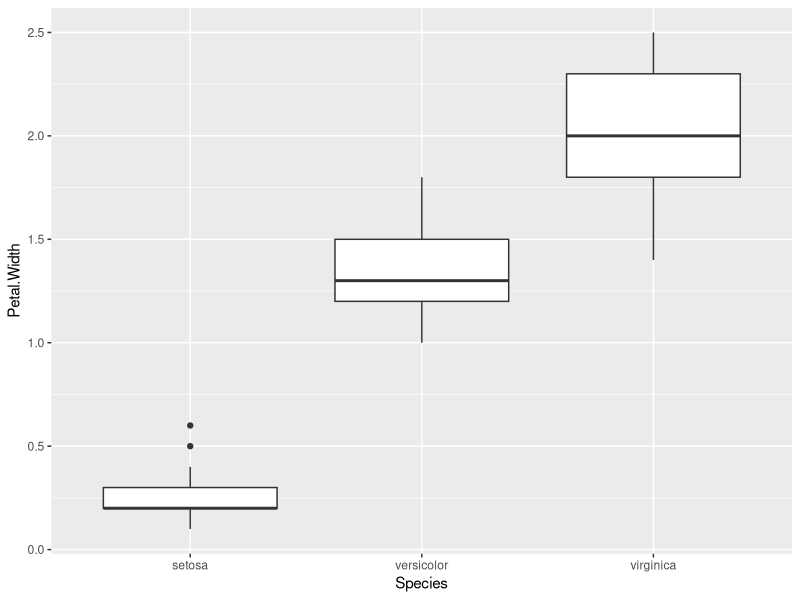
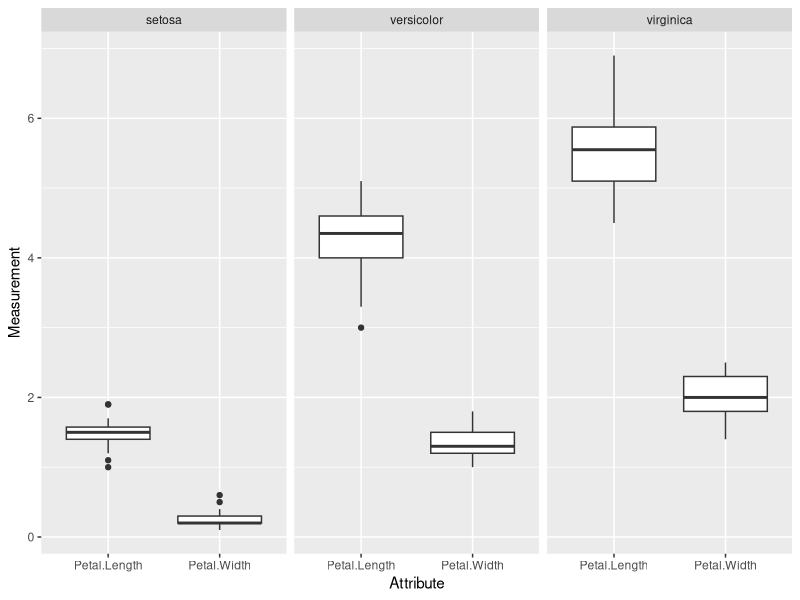
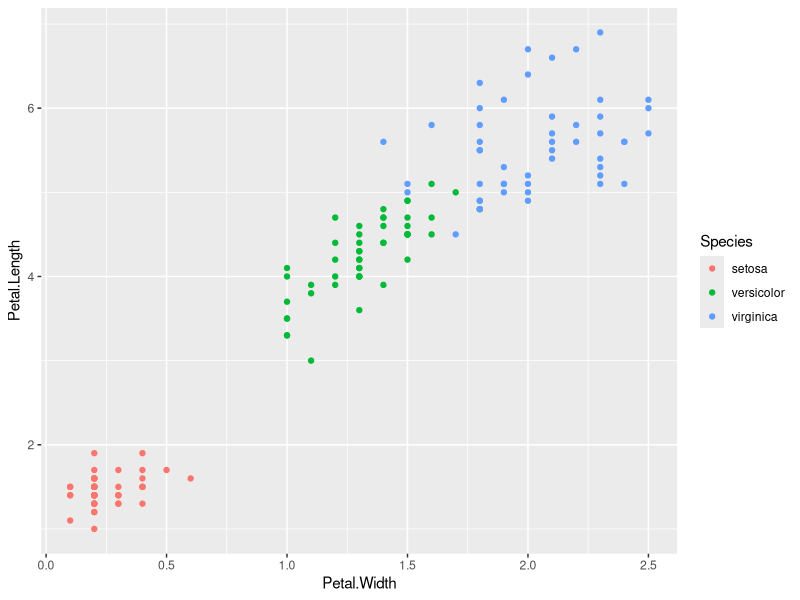
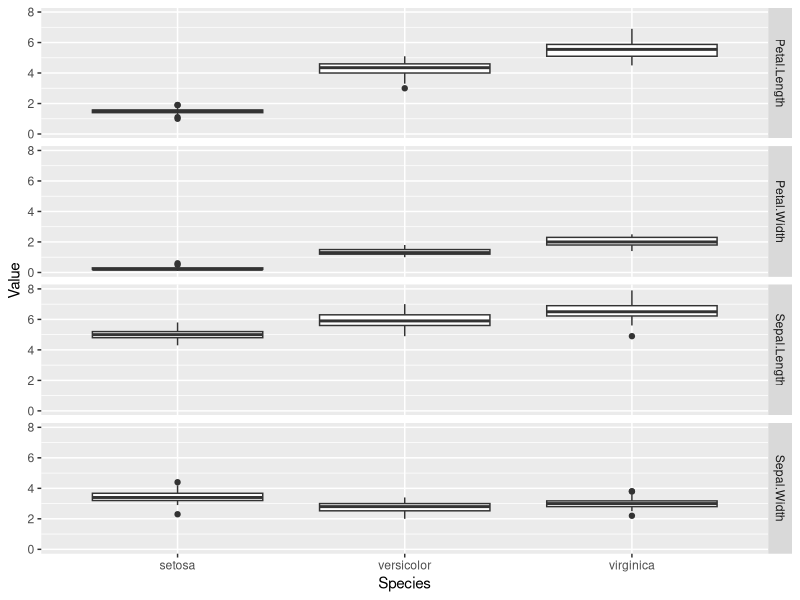
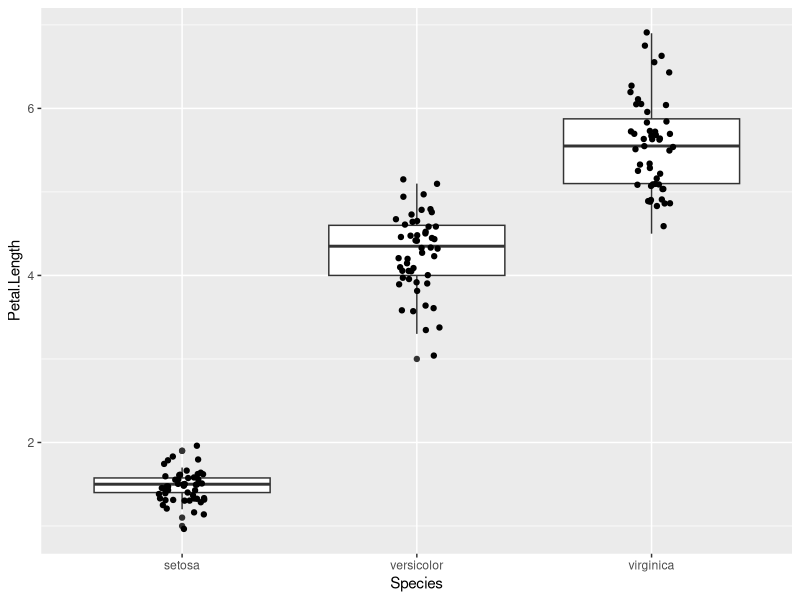
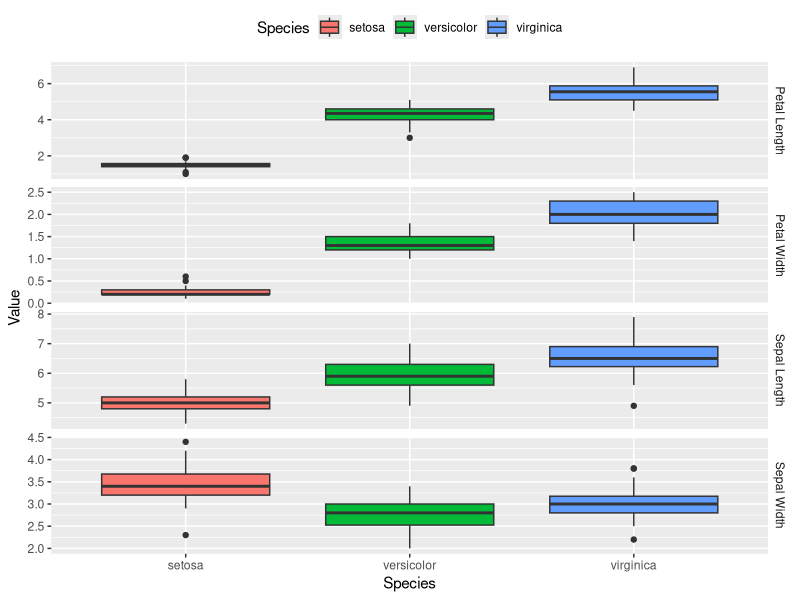
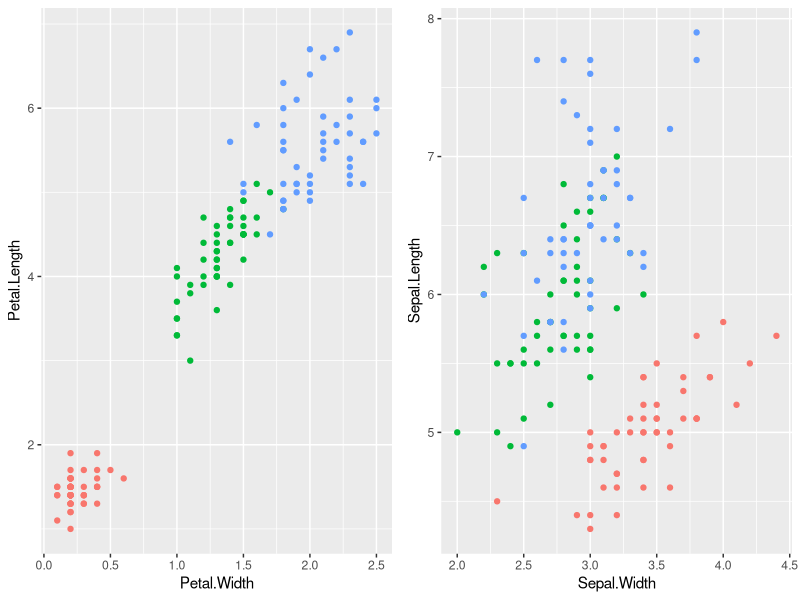
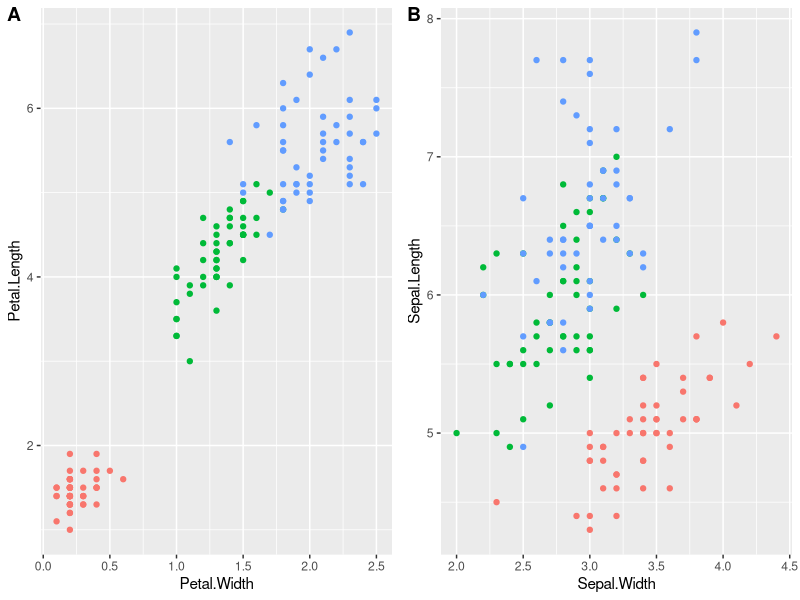

The R source for these figures, in order:
library(magrittr)
library(dplyr)

data(iris)
iris %>% summary

tibble(iris)

#picking a column
iris %>% tibble %>% select(Petal.Width) %>% head(5)

#picking several columns
iris %>% tibble %>% select(Species, Petal.Width) %>% head(5)

iris %>% tibble %>% select(starts_with("Petal")) %>% head(5)

#add value to dataframe
iris %>% tibble %>% mutate(Petal.WL = Petal.Width + Petal.Length) %>%
  select(Species, Petal.WL) %>% head(5)

#add more columns
iris %>% tibble %>% 
  mutate (Petal.WL = Petal.Width + Petal.Length,
          Sepal.WL = Sepal.Width + Sepal.Length) %>% 
  select(Species,Petal.WL, Sepal.WL) %>%
  head(5)

#reorder dataframe
iris %>% tibble %>% arrange(desc(Sepal.Length)) %>% head(5)


#iris with sepal length greater than 5
iris %>% tibble %>%
  filter(Sepal.Length > 5 & Species == "setosa") %>%
  select(Species, Sepal.Length) %>%
  head(5)

#group by species 
iris %>% tibble %>% group_by(Species) %>% 
  summarise(Mean.Petal.Length = mean(Petal.Length))

#number of observations

iris %>% group_by(Species) %>% 
  summarise(observations = n())

#boxplot
library(ggplot2)

iris %>% select(Species, Petal.Width) %>%
  qplot(Species, Petal.Width, geom = "boxplot", data = . )

#plotting attributes against dataset
library(tidyr)
iris %>% gather(key = Attribute, value = Measurement,
                Petal.Length, Petal.Width)%>%
  select(Species, Attribute, Measurement) %>%
  qplot(Attribute, Measurement, geom = "boxplot", facets = . ~ Species, data = .)

iris %>% qplot(Petal.Width, Petal.Length , color = Species, data = .)

iris %>% gather(Measurement, Value, -Species) %>%
  ggplot(aes(x = Species, y = Value)) +
  geom_boxplot() +
  facet_grid(Measurement ~ . )

iris %>% ggplot(aes(x = Species, y = Petal.Length)) +
  geom_boxplot() + geom_jitter(width = 0.1, height = 0.1)


label_map <- c(Petal.Width = "Petal Width",
               Petal.Length = "Petal Length",
               Sepal.Width = "Sepal Width",
               Sepal.Length = "Sepal Length")

iris %>% gather(Measurement, Value, -Species) %>%
  ggplot(aes(x = Species, y = Value, fill = Species)) +
  geom_boxplot() +
  facet_grid(Measurement ~ ., scale = "free_y",
             labeller = labeller(Measurement = label_map)) +
  theme(strip.background = element_blank()) +   theme(legend.position="top")
  
#multiple plots
petal <- iris %>% ggplot() +
  geom_point(aes(x = Petal.Width, y = Petal.Length,
                 color = Species)) +
  theme(legend.position="none")
sepal <- iris %>% ggplot() +
  geom_point(aes(x = Sepal.Width, y = Sepal.Length,
                 color = Species)) +
  theme(legend.position="none")

library(gridExtra)

grid.arrange(petal, sepal, ncol = 2)

library(cowplot)

plot_grid(petal, sepal, labels = c("A", "B"))
